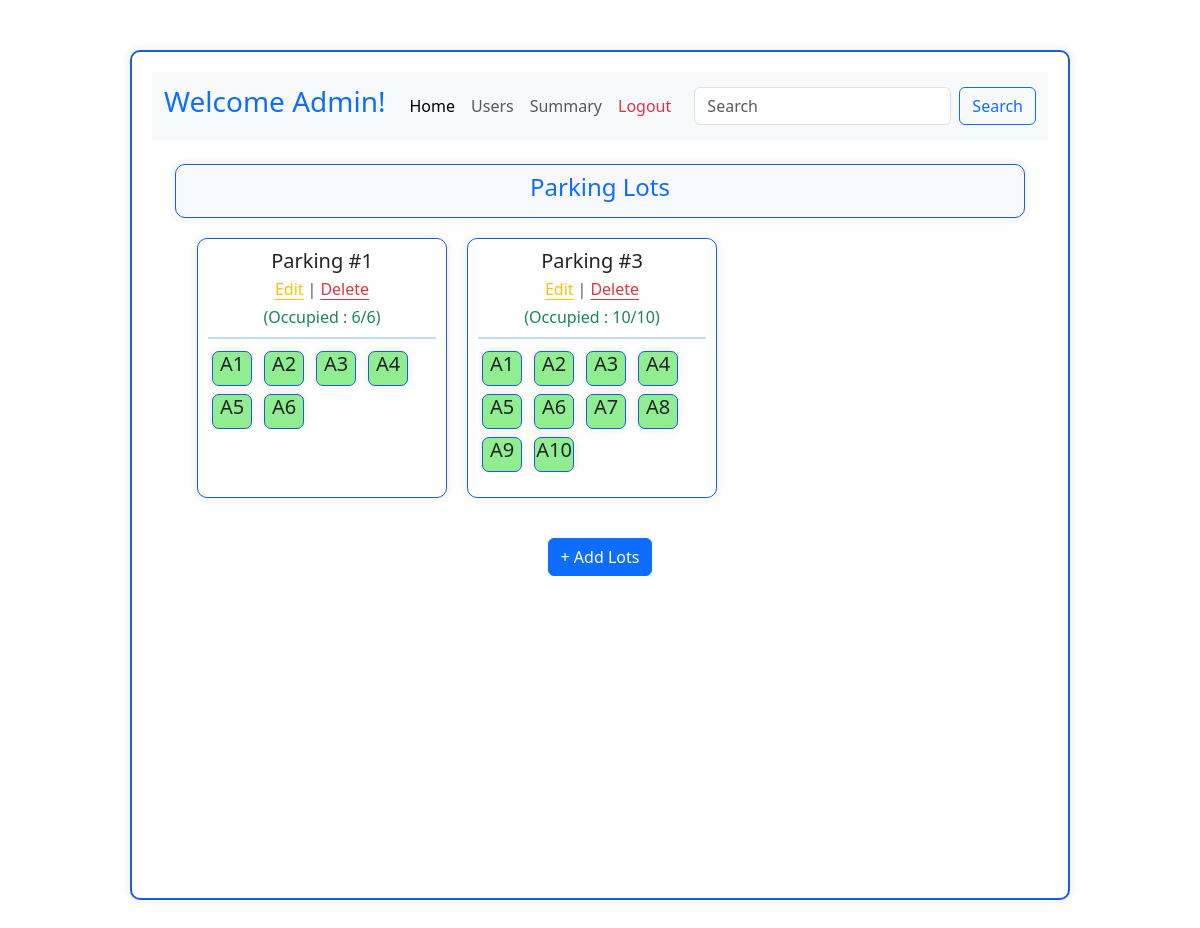
The page /admin on the database its author committed.
### applications/models.py (models this page shows)
class ParkingLot(db.Model):
    id = db.Column(db.Integer, primary_key=True, autoincrement=True)
    lot_name = db.Column(db.String(100), nullable=False)
    price = db.Column(db.Float, nullable=False)
    max_spots = db.Column(db.Integer, nullable=False)
    address = db.Column(db.String(255), nullable=False)
    pincode = db.Column(db.Integer, nullable=False)
    spots = db.relationship('ParkingSpot', backref='parking_lot', cascade='all, delete', lazy=True)

class ParkingSpot(db.Model):
    id = db.Column(db.Integer, primary_key=True, autoincrement=True)
    lot_id = db.Column(db.Integer, db.ForeignKey('parking_lot.id'),  nullable=False)
    status = db.Column(db.String(1), nullable=False)
    reservations = db.relationship('Reservation', backref='spot', lazy=True)

### applications/controllers.py (the view)
@app.route('/admin', methods=['GET'])
def admin_dashboard():
    lots = ParkingLot.query.all()
    spots = ParkingSpot.query.all()
    counts = {lot.id: ParkingSpot.query.filter_by(lot_id=lot.id, status='A').count() for lot in lots}
    return render_template('admin-dash.html', lots=lots, spots=spots, counts=counts)

### templates/admin-dash.html (shortened to what this page needs)
<!DOCTYPE html>
<html lang="en">
<head>
    <link rel="stylesheet" href="/static/style.css">
    <link href="https://cdn.jsdelivr.net/npm/bootstrap@5.3.7/dist/css/bootstrap.min.css" rel="stylesheet">
</head>
<body>
    <div id="main">
        <div id="admin-dash">
            <nav class="navbar navbar-expand-lg bg-body-tertiary">
            <div class="container-fluid">
                <a class="navbar-brand  text-primary " href="/admin"><h3>Welcome Admin!</h3></a>
                <div class="collapse navbar-collapse" id="navbarSupportedContent">
                <ul class="navbar-nav me-auto mb-2 mb-lg-0">
                    <li class="nav-item ">
                    <a class="nav-link active" aria-current="page" href="/admin">Home</a>
                    </li>
                    <li class="nav-item">
                    <a class="nav-link" href="/registered_user">Users</a>
                    </li>
                    <li class="nav-item">
                    <a class="nav-link" href="/summary">Summary</a>
                    </li>
                    <li class="nav-item">
                    <a class="nav-link  text-danger" href="/login">Logout</a>
                    </li>
                </ul>
                <form class="d-flex" role="search">
                    <input class="form-control me-2" type="search" placeholder="Search" aria-label="Search"/>
                    <button class="btn btn-outline-primary" type="submit">Search</button>
                </form>
                </div>
            </div>
            </nav>
            <div class="container mt-4" id="dashboard-content">
                <h4 class="text-center text-primary">Parking Lots</h4>
            </div>
            <div style="padding-left: 35px" >
                <div class="d-flex flex-wrap overflow-auto" style="max-height: 570px;">
                    {% for lot in lots %}
                    <div id="cards" class="mb-3">
                        <h5 class="text-center mb-1">Parking #{{lot.id}}</h5>
                        <div class="d-flex justify-content-center align-items-center gap-1 mb-1">
                            <a href="/edit/{{lot.id}}" class="link-warning link-underline-warning link-offset-2">Edit</a>
                            <span class="text-muted">|</span>
                            <a href="/delete/{{lot.id}}" class="link-danger link-underline-danger link-offset-2">Delete</a>
                        </div>
                        <p class="text-center text-success mb-1">(Occupied : {{counts[lot.id]}}/{{lot.max_spots}})</p>
                        <hr class="border border-primary border-1 opacity-80 my-2">
                        <div class="d-flex flex-wrap overflow-auto" style="max-height: 132px; gap: 4px;">
                            {% for spot in lot.spots %}
                                {% if spot.status == 'A' %}
                                    <a href="/view/{{lot.id}}/{{spot.id}}" id="spot-a" class="h5 text-center d-block text-decoration-none mb-0">A{{loop.index}}</a>
                                {% else %}
                                    <a href="/view/{{lot.id}}/{{spot.id}}" id="spot-o" class="h5 text-center d-block text-decoration-none mb-0">O{{loop.index}}</a>
                                {% endif %}
                            {% endfor %}
                        </div>
                    </div>
                    {% endfor %}
                </div>
            </div>
            <div class="container mt-4 d-flex justify-content-center">
                <a href="/new_lot" class="btn btn-primary">+ Add Lots</a>
            </div>
        </div>
    </div>
</body>
</html>

### static/style.css (style rules this page uses)
#main { display: flex; justify-content: center; align-items: center; min-height: 100vh; }
#admin-dash { width: 940px; height: 850px; margin: 50px auto; padding: 20px; border-radius: 10px; border: 2px solid rgb(25, 95, 211); box-shadow: 0 0 10px rgba(0, 0, 0, 0.1); }
#dashboard-content { width: 850px; padding: 8px; margin-bottom: 10px; border-radius: 10px; background-color: ghostwhite; border: 1px solid rgb(25, 95, 211); box-shadow: 0 0 10px rgba(0, 0, 0, 0.1); }
#cards { width: 250px; height: 260px; margin: 10px; padding: 10px; border-radius: 10px; border: 1px solid rgb(25, 95, 211); box-shadow: 0 0 10px rgba(0, 0, 0, 0.1); }
#spot-a { width: 40px; height: 35px; border-radius: 7px; border: 1px solid rgb(25, 95, 211); box-shadow: 0 0 10px rgba(0, 0, 0, 0.1); margin: 4px; background-color:lightgreen; }

### rows shown on the page
ParkingLot: id "1", max_spots "6"
ParkingLot: id "3", max_spots "10"
